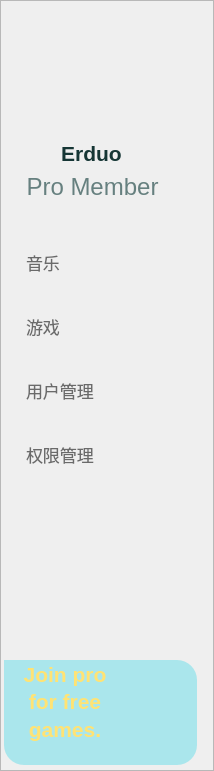
   <widget class="QFrame" name="frame_2">
    <property name="geometry">
     <rect>
      <x>5</x>
      <y>0</y>
      <width>214</width>
      <height>771</height>
     </rect>
    </property>
    <property name="styleSheet">
     <string notr="true">QFrame#frame_2{
	
	border-radius:20px;
}</string>
    </property>
    <property name="frameShape">
     <enum>QFrame::StyledPanel</enum>
    </property>
    <property name="frameShadow">
     <enum>QFrame::Raised</enum>
    </property>
    <widget class="QFrame" name="frame_5">
     <property name="geometry">
      <rect>
       <x>11</x>
       <y>11</y>
       <width>190</width>
       <height>111</height>
      </rect>
     </property>
     <property name="styleSheet">
      <string notr="true">border:none</string>
     </property>
     <property name="frameShape">
      <enum>QFrame::StyledPanel</enum>
     </property>
     <property name="frameShadow">
      <enum>QFrame::Raised</enum>
     </property>
     <widget class="QWidget" name="widget_6" native="true">
      <property name="geometry">
       <rect>
        <x>11</x>
        <y>11</y>
        <width>160</width>
        <height>89</height>
       </rect>
      </property>
      <property name="styleSheet">
       <string notr="true"/>
      </property>
      <widget class="QLabel" name="label_17">
       <property name="geometry">
        <rect>
         <x>20</x>
         <y>0</y>
         <width>89</width>
         <height>89</height>
        </rect>
       </property>
       <property name="styleSheet">
        <string notr="true">background-image: url(:/pic/pic/logo1.jpg);
border-radius:20px;</string>
       </property>
       <property name="text">
        <string/>
       </property>
      </widget>
     </widget>
    </widget>
    <widget class="QLabel" name="label_username">
     <property name="geometry">
      <rect>
       <x>11</x>
       <y>140</y>
       <width>161</width>
       <height>27</height>
      </rect>
     </property>
     <property name="font">
      <font>
       <pointsize>16</pointsize>
       <weight>75</weight>
       <bold>true</bold>
      </font>
     </property>
     <property name="styleSheet">
      <string notr="true">color: rgb(22, 54, 53)</string>
     </property>
     <property name="text">
      <string>Erduo</string>
     </property>
     <property name="alignment">
      <set>Qt::AlignCenter</set>
     </property>
    </widget>
    <widget class="QLabel" name="label_usershuxing">
     <property name="geometry">
      <rect>
       <x>11</x>
       <y>169</y>
       <width>163</width>
       <height>35</height>
      </rect>
     </property>
     <property name="font">
      <font>
       <family>Arial</family>
       <pointsize>18</pointsize>
       <weight>50</weight>
       <bold>false</bold>
      </font>
     </property>
     <property name="styleSheet">
      <string notr="true">color: rgb(102, 128, 127);</string>
     </property>
     <property name="text">
      <string>Pro Member</string>
     </property>
     <property name="alignment">
      <set>Qt::AlignCenter</set>
     </property>
    </widget>
    <widget class="QListWidget" name="listWidget">
     <property name="geometry">
      <rect>
       <x>11</x>
       <y>206</y>
       <width>171</width>
       <height>381</height>
      </rect>
     </property>
     <property name="font">
      <font>
       <family>Lucida Fax</family>
       <pointsize>13</pointsize>
       <weight>50</weight>
       <bold>false</bold>
      </font>
     </property>
     <property name="styleSheet">
      <string notr="true">QListView {
	padding-top:24px;
	border-radius: 20px;
	color: rgb(106, 106, 106);
background-color: transparent;
}
QListView::item{
background-color: transparent;
height:40px;
padding-left:12px;
padding:12px;
}
QListView::item:hover {
	background-color: rgba(216, 216, 216, 50);

}
QListView::item:selected {
	/*background-color: transparent;*/
	background-color: rgba(90, 216, 212,50);
	color: rgb(40, 92, 90);
border-left: 2px solid rgb(90, 216, 212)


}
</string>
     </property>
     <property name="iconSize">
      <size>
       <width>24</width>
       <height>24</height>
      </size>
     </property>
     <item>
      <property name="text">
       <string>音乐</string>
      </property>
      <property name="icon">
       <iconset>
        <normaloff>:/buttom/img/buttom/未读消息_message-unread.svg</normaloff>:/buttom/img/buttom/未读消息_message-unread.svg</iconset>
      </property>
     </item>
     <item>
      <property name="text">
       <string>游戏</string>
      </property>
      <property name="icon">
       <iconset>
        <normaloff>:/buttom/img/buttom/任天堂游戏_switch-nintendo.svg</normaloff>:/buttom/img/buttom/任天堂游戏_switch-nintendo.svg</iconset>
      </property>
     </item>
     <item>
      <property name="text">
       <string>用户管理</string>
      </property>
      <property name="icon">
       <iconset>
        <normaloff>:/buttom/img/buttom/仪表盘_dashboard-one.svg</normaloff>:/buttom/img/buttom/仪表盘_dashboard-one.svg</iconset>
      </property>
     </item>
     <item>
      <property name="text">
       <string>权限管理</string>
      </property>
      <property name="icon">
       <iconset>
        <normaloff>:/buttom/img/buttom/中指_middle-finger.svg</normaloff>:/buttom/img/buttom/中指_middle-finger.svg</iconset>
      </property>
     </item>
    </widget>
    <widget class="QFrame" name="frame_6">
     <property name="geometry">
      <rect>
       <x>4</x>
       <y>660</y>
       <width>193</width>
       <height>105</height>
      </rect>
     </property>
     <property name="styleSheet">
      <string notr="true">QFrame{
	background-color: rgb(170, 230, 236);
	border-radius:20px;color:rgb(255, 227, 116)
}

</string>
     </property>
     <property name="frameShape">
      <enum>QFrame::StyledPanel</enum>
     </property>
     <property name="frameShadow">
      <enum>QFrame::Raised</enum>
     </property>
     <widget class="QWidget" name="widget_2" native="true">
      <property name="geometry">
       <rect>
        <x>131</x>
        <y>11</y>
        <width>51</width>
        <height>71</height>
       </rect>
      </property>
      <property name="styleSheet">
       <string notr="true">image: url(:/svg/Morikawa/01_Data/img/image/image.png);</string>
      </property>
     </widget>
     <widget class="QWidget" name="layoutWidget">
      <property name="geometry">
       <rect>
        <x>0</x>
        <y>0</y>
        <width>122</width>
        <height>83</height>
       </rect>
      </property>
      <layout class="QVBoxLayout" name="verticalLayout">
       <property name="spacing">
        <number>0</number>
       </property>
       <item>
        <widget class="QLabel" name="label_3">
         <property name="font">
          <font>
           <pointsize>16</pointsize>
           <weight>75</weight>
           <bold>true</bold>
          </font>
         </property>
         <property name="text">
          <string>Join pro</string>
         </property>
         <property name="alignment">
          <set>Qt::AlignCenter</set>
         </property>
        </widget>
       </item>
       <item>
        <widget class="QLabel" name="label_4">
         <property name="font">
          <font>
           <pointsize>16</pointsize>
           <weight>75</weight>
           <bold>true</bold>
          </font>
         </property>
         <property name="text">
          <string>for free</string>
         </property>
         <property name="alignment">
          <set>Qt::AlignCenter</set>
         </property>
        </widget>
       </item>
       <item>
        <widget class="QLabel" name="label_5">
         <property name="font">
          <font>
           <pointsize>16</pointsize>
           <weight>75</weight>
           <bold>true</bold>
          </font>
         </property>
         <property name="text">
          <string>games.</string>
         </property>
         <property name="alignment">
          <set>Qt::AlignCenter</set>
         </property>
        </widget>
       </item>
      </layout>
     </widget>
    </widget>
   </widget>
